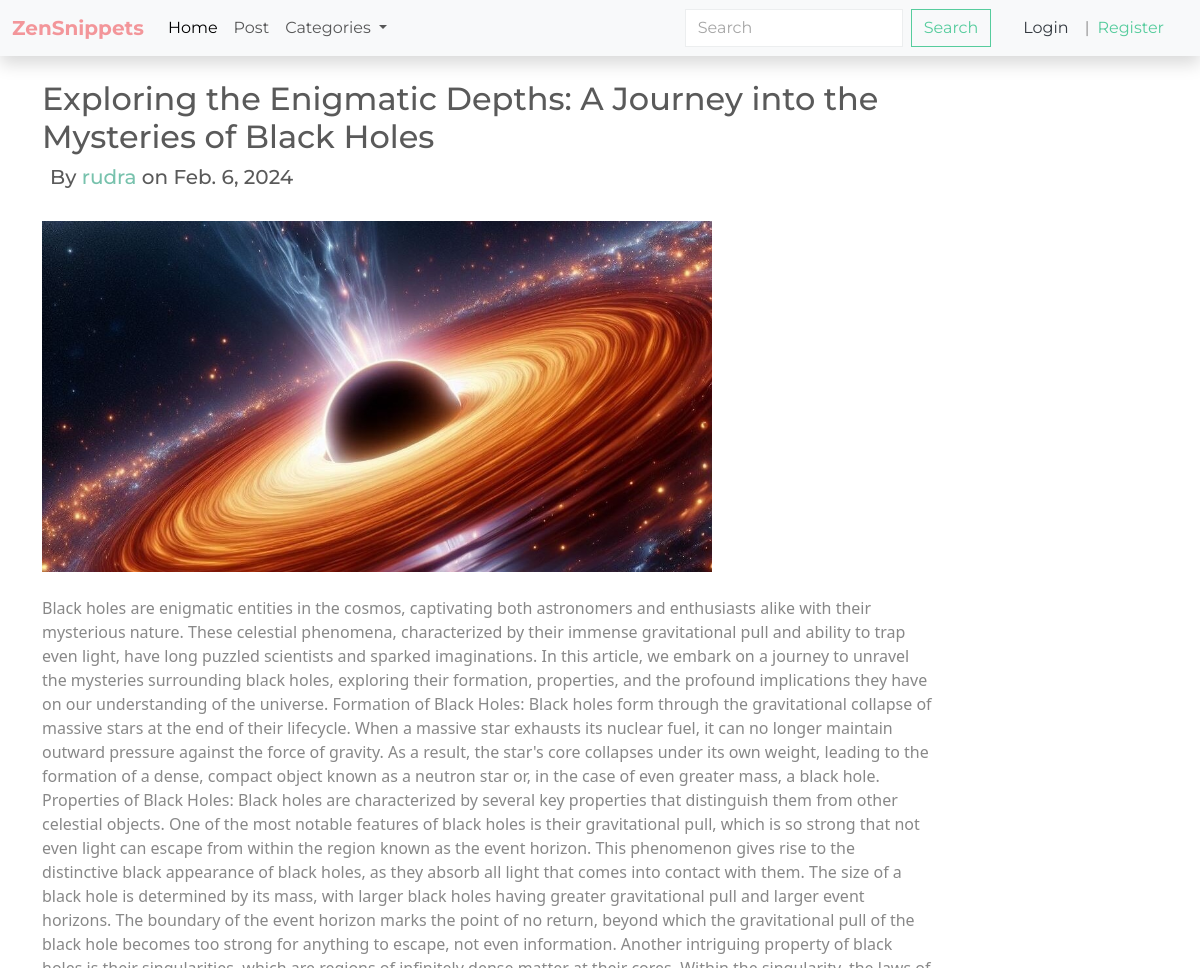
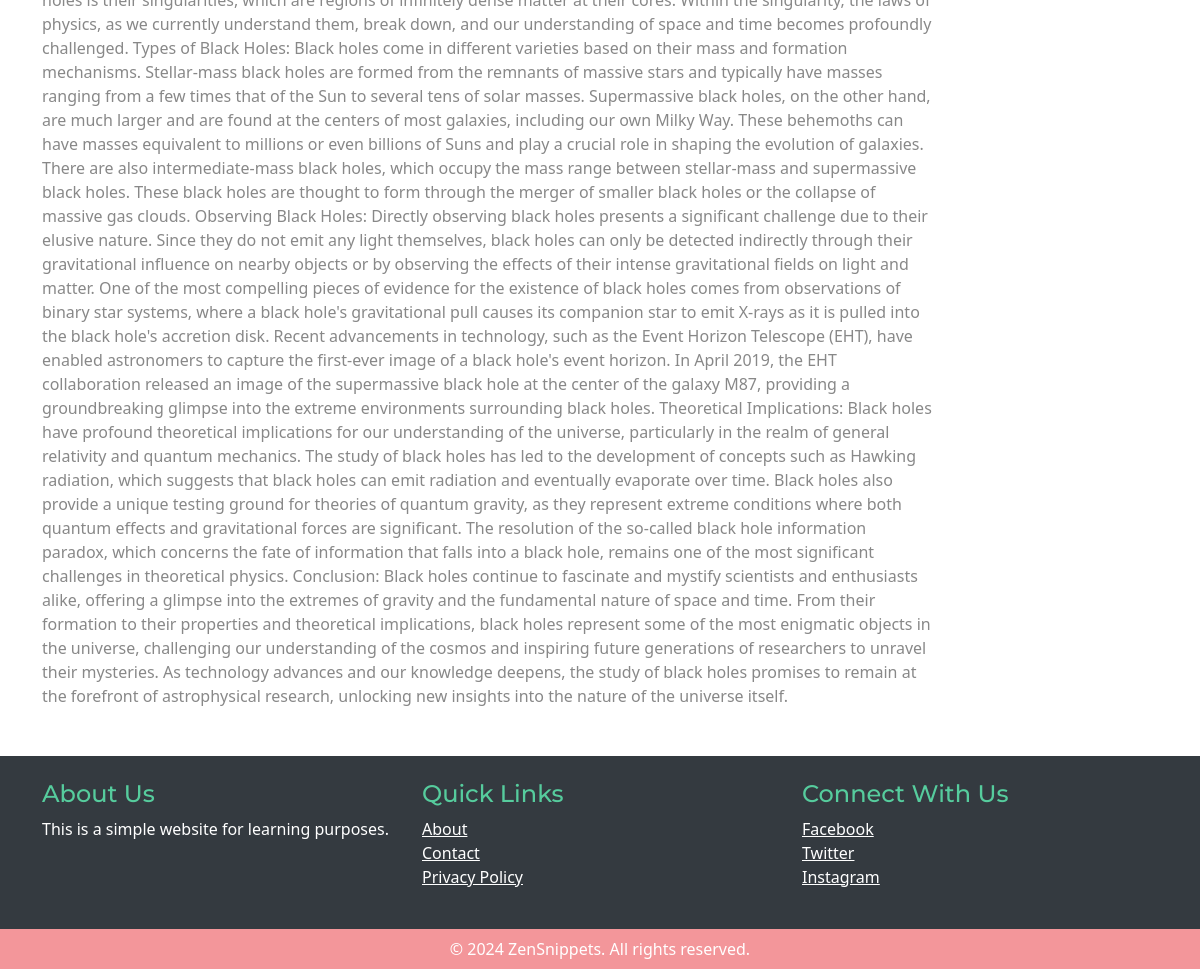
Screenshot of /article/7/ with the database file from the repository (2 pictures, top to bottom).
### article/models.py (models this page shows, shortened)
class Article(models.Model):
    author = models.ForeignKey(User, on_delete=models.CASCADE,  default = 1)
    category = models.ForeignKey(Category, on_delete = models.CASCADE, default = 1 )
    title = models.CharField(max_length=100)
    content = models.TextField(max_length = 10000)
    img = models.ImageField(upload_to='article_images/', default= 'default_img.jpg')
    pub_date = models.DateField(auto_now= True)

### article/views.py (the view)
# urls.py: path('article/<int:pk>/', single_article, name='single_article'),
def single_article(request, pk):
    article = Article.objects.get(pk=pk)
    context = {
        "article": article,
    }
    return render(request, 'article/article.html', context)

### article/models.py (called while the page is built)
    def __str__(self):
        return self.name

### article/views.py (called while the page is built)
def categories(request):
    categories = Category.objects.all()
    return {
        'categories': categories,
    }

### article/templates/article/article.html (shortened to what this page needs)
{% extends "base.html" %}
{% block content %}
<div class="container">
    <h2 class='mt-4' style="width:80%;">{{article.title}}</h2>
    <h5 class='m-2'>
        By <a class="text-decoration-none" href="{% url "author_profile" article.author.id %}">
            {{article.author}}
        </a> on {{ article.pub_date }}
    </h5>
    <img class="my-4" style="width:60%" src="{{article.img.url}}" alt="">
    <article style="width: 80%;">
        {{ article.content | safe }}
    </article>
</div>
{% endblock content %}

### rows the page displays
Article: title "Exploring the Enigmatic Depths: A Journey into the Mysteries of Black Holes", author "rudra", pub_date "Feb. 6, 2024", img (picture), content "Black holes are enigmatic entities in the cosmos, captivating both astronomers and enthusiasts alike with their mysterious nature. These celestial phenomena, characterized by their immense gravitational pull and ability to trap even light, have long puzzled scientists and sparked imaginations. In this article, we embark on a journey to unravel the mysteries surrounding black holes, exploring their formation, properties, and the profound implications they have on our understanding of the universe. Formation of Black Holes: Black holes form through the gravitational collapse of massive stars at the end of their lifecycle. When a massive star exhausts its nuclear fuel, it can no longer…"
